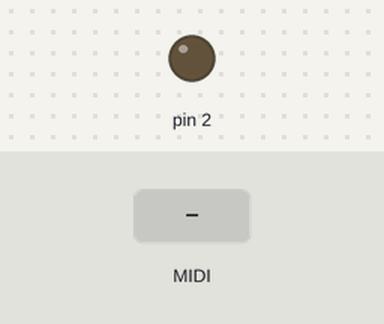
A sketch run on a simulated Arduino Uno, built with avr-gcc and run on an emulated ATmega328P. On the bench: output pins drawn as LEDs (lit = HIGH). The inputs (shaded band) are chosen by the test bench. MIDI output is not drawn; random numbers use the default seed unless the sketch sets one.

Above: at 1.2 s.
1.3 s: MIDI note 36 received
At 1.45 s:
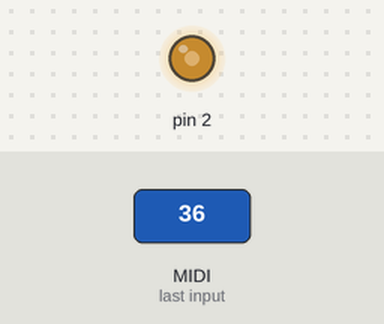
4.3 s: MIDI note 48 received
At 5.7 s:
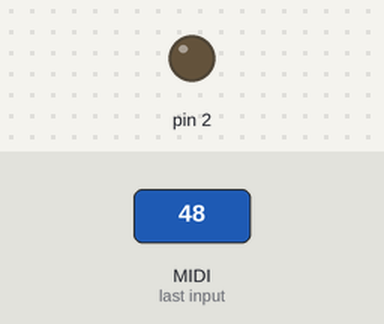
Timing chart, 0 to 7.3 s (numbered marks = the images above; inputs shaded):
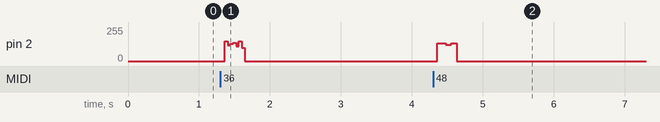

Measured:
- after the input at 4.3 s, pin 2: 0/255 → 133/255 after 0.06 s, → 123/255 0.12 s later, → 133/255 0.08 s later, → 0/255 0.08 s later

The sketch:

arduino-polysynth.ino
```cpp
#include <MIDI.h>

MIDI_CREATE_DEFAULT_INSTANCE();

// this is the current time, that gets updated when you call oscClock()
unsigned long us;

void oscClock() {
    us = micros();
}


// this is the Oscillator - it's a square wave with PWM
class Osc {
public:

  unsigned int uPeriod = 0;
  unsigned int halfPeriod = 0;
  int out = 0;
  int pin;
  int note = 0;
  float modulationValue = 0.5f;


  float bendValue = 1.f;

  void setPin(int pin) {
    this->pin = pin;
    pinMode(pin, OUTPUT);
  }

  void bend(float val) {
    bendValue = val;
    calculatePitch();
  }

  void mod(float m) {
    modulationValue = m*0.5 + 0.4;
    halfPeriod = uPeriod * modulationValue;
  }

  void play(int note) {
    this->note = note;
    calculatePitch();
    released = false;
  }

  void calculatePitch() {
    float f = mtof(note) * bendValue;
    float u = 1000000.f/f;
    uPeriod = u;
    halfPeriod = uPeriod*modulationValue;
  }


  void stop() {
    uPeriod = 0;
    halfPeriod = 0;
    digitalWrite(pin, 0);
    out = 0;
    note = 0;
  }

  bool playing() {
    return note!=0;
  }

  void tick() {
    if(note!=0) {
      unsigned long pos = us % uPeriod;
      if(pos>halfPeriod != !out) {
        out ^= 1;
        digitalWrite(pin, out);
      }
    }
  }

  bool released = false;
  int mtof(int midiNote) {
    float freq = 440.0 * exp( 0.057762265 * ( midiNote-69.0 ) );
    return freq;
  }
};


bool sustain = false;

const int NUM_VOICES = 10;

Osc voices[NUM_VOICES];


void setup() {

  // setting all voices to output on pin 2 for now.
  for(int i = 0; i < NUM_VOICES; i++) {
    voices[i].setPin(2);
  }

  MIDI.setHandleNoteOn(handleNoteOn);
  MIDI.setHandleNoteOff(handleNoteOff);
  MIDI.setHandleControlChange(handleControlChange);
  MIDI.setHandlePitchBend(handlePitchBend);

  MIDI.begin(MIDI_CHANNEL_OMNI);
}


void handleNoteOn(byte channel, byte note, byte velocity) {

  if(sustain) {
    // ignore notes that are the same pitch as other sustained notes
    for(int i = 0; i < NUM_VOICES; i++) {
      if(voices[i].playing() && note==voices[i].note) {
        return;
      }
    }
  }
  for(int i = 0; i < NUM_VOICES; i++) {
    if(!voices[i].playing()) {
      voices[i].play(note);
      return;
    }
  }
  // no free voice, just pick a rando to steal
  voices[rand()%NUM_VOICES].play(note);
}


void handleNoteOff(byte channel, byte note, byte velocity) {
  for(int i = 0; i < NUM_VOICES; i++) {
    if(voices[i].playing() && voices[i].note==note) {
      if(sustain) {
        voices[i].released = true;
      } else {
        voices[i].stop();
      }
      return;
    }
  }
}


void handleControlChange(byte channel, byte number, byte value) {

  if(number==1) {
    float modVal = value / 127.f;
    for(int i = 0; i < NUM_VOICES; i++) {
      voices[i].mod(modVal);
    }
  } else if(number==64) {
    sustain = value>0;
    // if sustain pedal gets released, let go
    // of any notes that aren't currently pressed down.
    if(!sustain) {
      for(int i = 0; i < NUM_VOICES; i++) {
        if(voices[i].released) {
          voices[i].stop();
        }
      }
    }
  }
}

void handlePitchBend(byte channel, int bend) {
  // convert +/- 8192 to speed (e.g. 0.5 to 2.0)
  float bendF = bend / 8192.f;
  bendF = pow(2.f, bendF);
  for(int i = 0; i < NUM_VOICES; i++) {
    voices[i].bend(bendF);
  }
}


void loop() {
  oscClock();
  MIDI.read();
  for(int i = 0; i < NUM_VOICES; i++) {
    voices[i].tick();
  }
}
```
